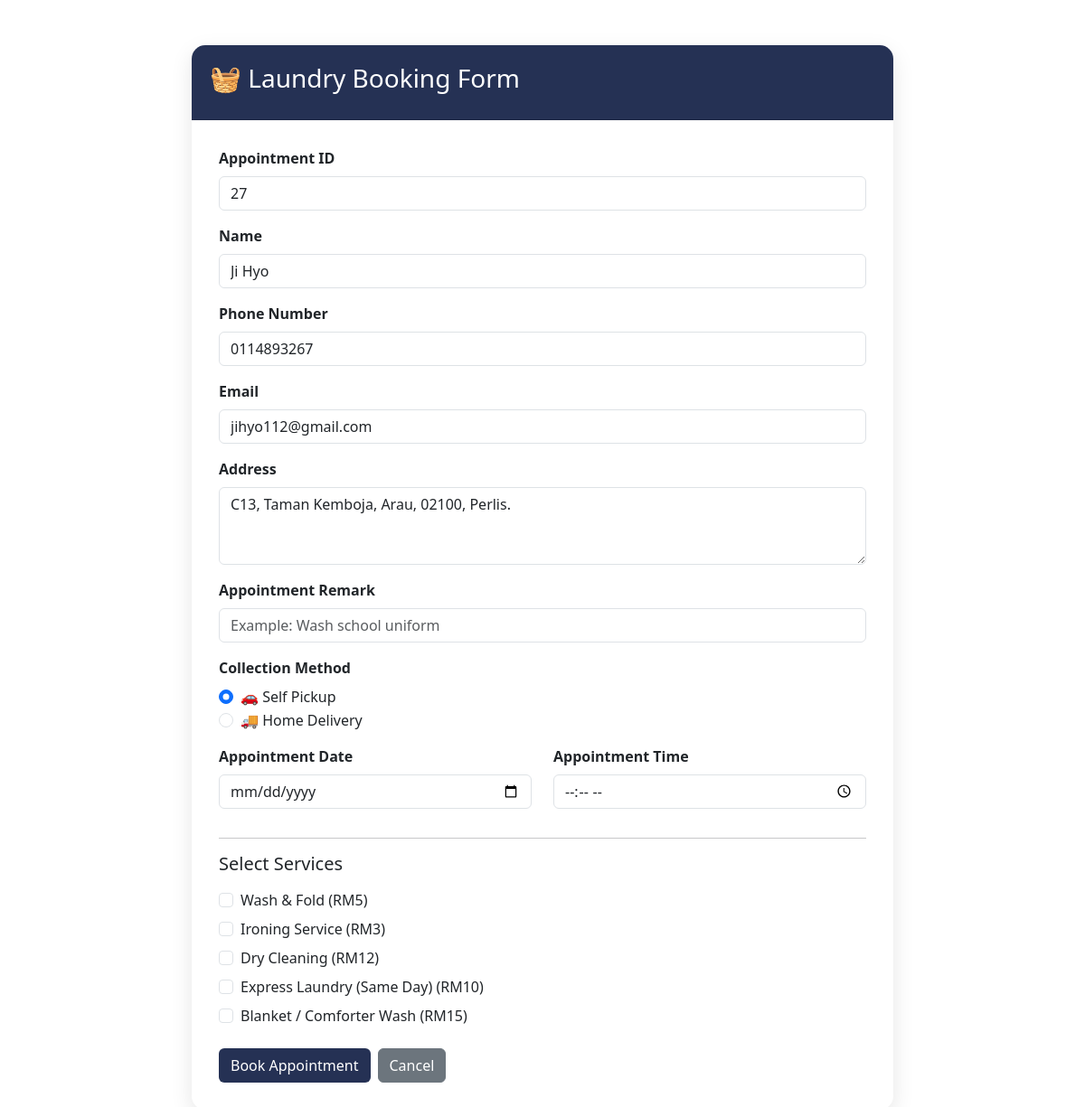
The page /customer/booking.php (signed in) on the database its author committed.
### tables this page shows
CREATE TABLE `customer` (
  `Customer_ID` int(10) NOT NULL,
  `Customer_Name` varchar(50) NOT NULL,
  `Cust_PhoneNum` varchar(20) NOT NULL,
  `Email` varchar(50) NOT NULL,
  `Address` varchar(100) NOT NULL,
  `Customer_Password` varchar(100) NOT NULL
);

CREATE TABLE `service` (
  `Service_ID` int(10) NOT NULL,
  `Service_Name` varchar(50) NOT NULL,
  `Price` int(11) NOT NULL
);

### customer/booking.php (the view, shortened to what this page needs)
<?php
include("../config/database.php");
$customer_id = $_SESSION['customer_id'];
$customer = mysqli_query($conn,
"SELECT *
FROM customer
WHERE Customer_ID='$customer_id'");
$data = mysqli_fetch_assoc($customer);
$result = mysqli_query($conn,
"SELECT MAX(Appointment_ID) AS max_id
FROM appointment");
$row = mysqli_fetch_assoc($result);
$nextAppointmentID = ($row['max_id'] ?? 0) + 1;
?>
<!DOCTYPE html>
<html lang="en">
<head>
<link href="https://cdn.jsdelivr.net/npm/bootstrap@5.3.3/dist/css/bootstrap.min.css" rel="stylesheet">
</head>
<body>
<div class="container">
    <div class="card">
        <div class="card-header">
            <h3>🧺 Laundry Booking Form</h3>
        </div>
        <div class="card-body">
            <form action="save_booking.php" method="POST">
            <div class="mb-3">
    <label class="form-label">Appointment ID</label>
    <input type="text"
           class="form-control"
           value="<?= $nextAppointmentID; ?>"
           readonly>
</div>
                <div class="mb-3">
                    <label class="form-label">Name</label>
                    <input type="text"
                        name="customer_name"
                        class="form-control"
                        value="<?= $data['Customer_Name']; ?>"
                        readonly>
                </div>
                <div class="mb-3">
                    <label class="form-label">Phone Number</label>
                    <input type="text"
                        name="phone"
                        class="form-control"
                        value="<?= $data['Cust_PhoneNum']; ?>"
                        readonly>
                </div>
                <div class="mb-3">
                    <label class="form-label">Email</label>
                    <input type="email"
                        name="email"
                        class="form-control"
                        value="<?= $data['Email']; ?>"
                        readonly>
                </div>
                <div class="mb-3">
                    <label class="form-label">Address</label>
                    <textarea
                            name="address"
                            class="form-control"
                            rows="3"
                            readonly><?= $data['Address']; ?></textarea>
                </div>
                <div class="mb-3">
                  <label class="form-label"> Appointment Remark</label>
                  <input type="text"
                         name="appointment_remark"
                         class="form-control"
                         placeholder="Example: Wash school uniform">
                </div>
                <div class="mb-3">
                    <label class="form-label">
                    Collection Method
                    </label>
                    <div class="form-check">
                    <input
                    class="form-check-input"
                    type="radio"
                    name="collection_method"
                    value="Pickup"
                    checked>
                    <label class="form-check-label">
                    🚗 Self Pickup
                    </label>
                    </div>
                    <div class="form-check">
                    <input
                    class="form-check-input"
                    type="radio"
                    name="collection_method"
                    value="Delivery">
                    <label class="form-check-label">
                    🚚 Home Delivery
                    </label>
                    </div>
                    </div>
                <div class="row">
                    <div class="col-md-6">
                        <div class="mb-3">
                            <label class="form-label">
                                Appointment Date
                            </label>
                            <input type="date"
                                   name="appointment_date"
                                   class="form-control"
                                   required>
                        </div>
                    </div>
                    <div class="col-md-6">
                        <div class="mb-3">
                            <label class="form-label">
                                Appointment Time
                            </label>
                            <input type="time"
                                   name="appointment_time"
                                   class="form-control"
                                   required>
                        </div>
                    </div>
                </div>
                <hr>
                <h5 class="mb-3">Select Services</h5>
                <?php
                $services = mysqli_query($conn,
                "SELECT * FROM service");
                while($row = mysqli_fetch_assoc($services))
                {
                ?>
                <div class="form-check mb-2">
                    <input class="form-check-input"
                           type="checkbox"
                           name="services[]"
                           value="<?= $row['Service_ID']; ?>">
                    <label class="form-check-label">
                        <?= $row['Service_Name']; ?>
                        (RM<?= $row['Price']; ?>)
                    </label>
                </div>
                <?php
                }
                ?>
                <div class="d-flex gap-2 mt-4">
                    <button type="submit"
                            class="btn btn-book">
                        Book Appointment
                    </button>
                    <a href="dashboard.php"
                        class="btn btn-secondary">
                            Cancel
                        </a>
                </div>
            </form>
        </div>
    </div>
</div>
</body>
</html>

### customer/booking.php (style rules this page uses)
.container { max-width:800px; margin-top:50px; }
.card { border:none; border-radius:15px; box-shadow:0 8px 25px rgba(0,0,0,0.1); }
.card-header { background:#253154; color:white; padding:20px; border-radius:15px 15px 0 0 !important; }
.card-body { padding:30px; }
.form-label { font-weight:600; }
.btn-book { background:#253154; color:white; }

### rows shown on the page
customer: customer_name "Ji Hyo", phone "0114893267", email "jihyo112@gmail.com", address "C13, Taman Kemboja, Arau, 02100, Perlis."
service: Service_Name "Wash & Fold", Price "5"
service: Service_Name "Ironing Service", Price "3"
service: Service_Name "Dry Cleaning", Price "12"
service: Service_Name "Express Laundry (Same Day)", Price "10"
service: Service_Name "Blanket / Comforter Wash", Price "15"
